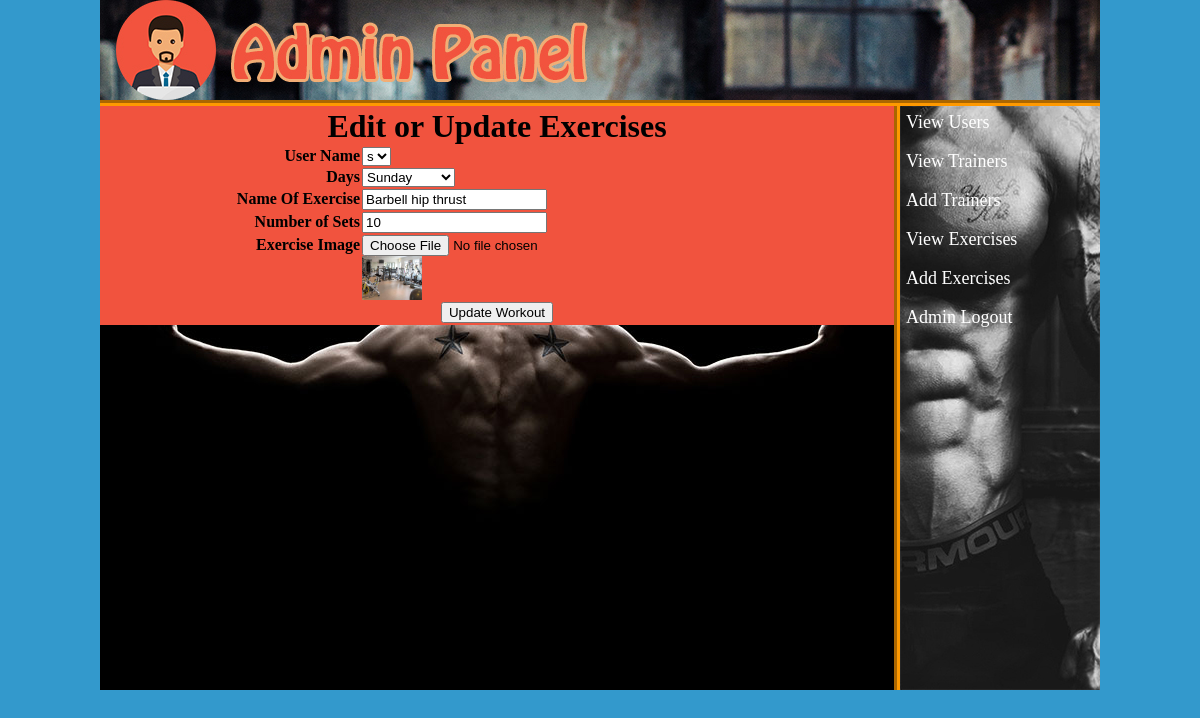
The page /admin/index.php?edit_exercise=20 (signed in) on the database its author committed.
### tables this page shows
CREATE TABLE `users` (
  `user_id` int(10) NOT NULL,
  `user_name` varchar(20) NOT NULL,
  `user_email` varchar(30) NOT NULL,
  `user_pass` varchar(20) NOT NULL,
  `user_weight` int(10) NOT NULL,
  `user_age` int(10) NOT NULL,
  `user_contact` varchar(20) NOT NULL
);

CREATE TABLE `days` (
  `day_id` int(10) NOT NULL,
  `day_name` varchar(20) NOT NULL
);

CREATE TABLE `exercises` (
  `exer_id` int(10) NOT NULL,
  `exer_name` varchar(20) NOT NULL,
  `sets` varchar(10) NOT NULL,
  `day_id` int(10) NOT NULL,
  `exer_img` text NOT NULL,
  `user_id` int(10) NOT NULL
);

### admin/edit_exercises.php (the view, shortened to what this page needs)
<?php
include ("includes/db.php");
if (isset($_GET['edit_exercise'])) {
	$edit_exer_id=$_GET['edit_exercise'];
	$sel_exer="SELECT * FROM exercises WHERE exer_id='$edit_exer_id'";
	$run_exer=mysqli_query($con, $sel_exer);
	$row_exer=mysqli_fetch_array($run_exer);
	$exer_name=$row_exer['exer_name'];
	$sets=$row_exer['sets'];
	$day_id=$row_exer['day_id'];
	$exer_img=$row_exer['exer_img'];
	$user_id=$row_exer['user_id'];
}
$sel_day="SELECT * FROM Days WHERE day_id='$day_id'";
$run_day=mysqli_query($con, $sel_day);
$row_days=mysqli_fetch_array($run_day);
$day_edit_name=$row_days['day_name'];
$sel_user="SELECT * FROM users WHERE user_id='$user_id'";
$run_user=mysqli_query($con, $sel_user);
$row_users=mysqli_fetch_array($run_user);
$user_edit_name=$row_users['user_name'];
?>
<html>
<head>
</head>
<body bgcolor="#999999">
	<form method="post" action="" enctype="multipart/form-data">
		<table width="794px" align="center" border="1" bgcolor="#f1533e">
			<tr>
				<td colspan="2" align="center"><h1>Edit or Update Exercises</h1></td>
			</tr>
			<tr>
				<td align="right"><b>User Name</b></td>
				<td>
					<select name="user">
						<option value="<?php echo $user_id; ?>"><?php echo $user_edit_name; ?></option>
					</select>
				</td>
			</tr>
			<tr>
				<td align="right"><b>Days</b></td>
				<td>
					<select name="day">
						<option value="<?php echo $day_id; ?>"><?php echo $day_edit_name; ?></option>
					</select>
				</td>
			</tr>
			<tr>
				<td align="right"><b>Name Of Exercise</b></td>
				<td><input type="text" name="exercise" value="<?php echo $exer_name; ?>"></td>
			</tr>
			<tr>
				<td align="right"><b>Number of Sets</b></td>
				<td><input type="text" name="sets" value="<?php echo $sets; ?>"></td>
			</tr>
			<tr>
				<td align="right"><b>Exercise Image</b></td>
				<td><input type="file" name="exer_img"><br><img src="exercise_images/<?php echo $exer_img; ?>" width="60" height="44"></td>
			</tr>
			<tr>
				<td colspan="2" align="center"><input type="submit" name="update_workout" value="Update Workout"></td>
			</tr>
		</table>
	</form>
</body>
</html>

### admin/styles/style.css (style rules this page uses)
html, body, div, span, applet, object, iframe, h1, h2, h3, h4, h5, h6, p, blockquote, pre, a, abbr, acronym, address, big, cite, code, del, dfn, em, img, ins, kbd, q, s, samp, small, strike, strong, sub, sup, tt, var, b, u, i, center, dl, dt, dd, ol, ul, li, fieldset, form, label, legend, table, caption, tbody, tfoot, thead, tr, th, td, article, aside, canvas, details, embed, figure, figcaption, footer, header, hgroup, menu, nav, output, ruby, section, summary, time, mark, audio, video { margin: 0; padding: 0; border: 0; vertical-align: baseline; }
body { background-color: #39C; background-repeat: no-repeat; }

### rows shown on the page
users: user "s"
days: day "Sunday"
exercises: exercise "Barbell hip thrust", sets "10", exer_img (picture)
